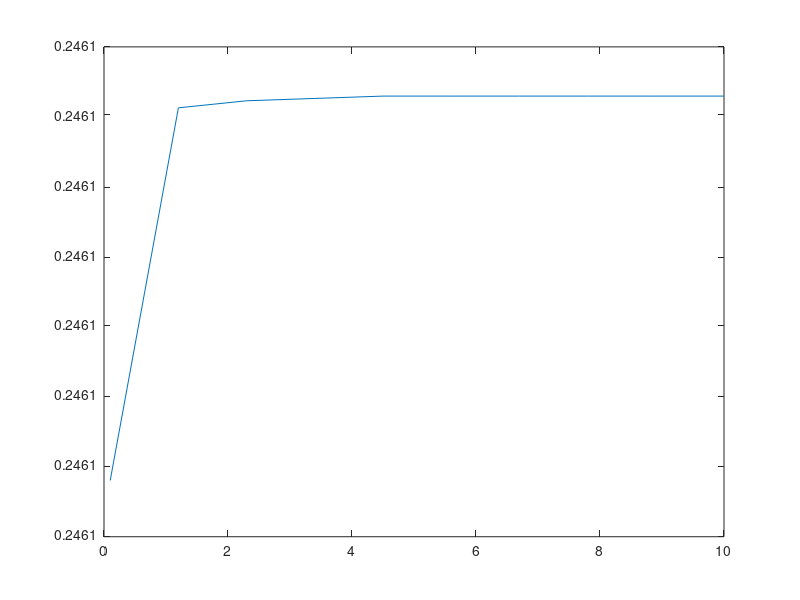

Recreate this plot in MATLAB.
X = linspace(0.1, 10, 10);
Y = X;

for idx = 1:length(X)
  idx
  lambda = X(idx)
  Rmax = 10*lambda
  Y(idx) = triplequad(@(x, y, z) exp(-8.*(x.^2 + y.^2 + z.^2)./(lambda.^2)), -Rmax, Rmax, -Rmax, Rmax, -Rmax, Rmax)
end

plot(X, Y./(X.^3));
